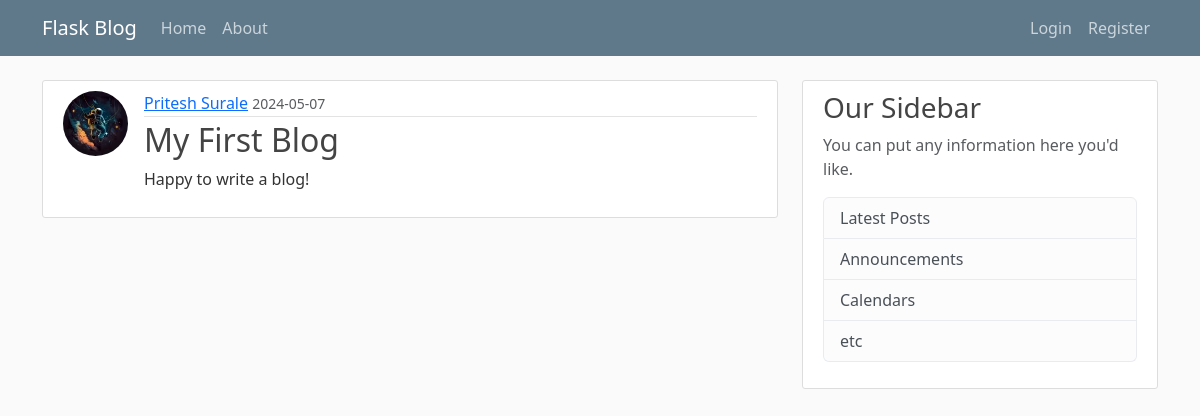
Page /post/3 on the earlier database version.
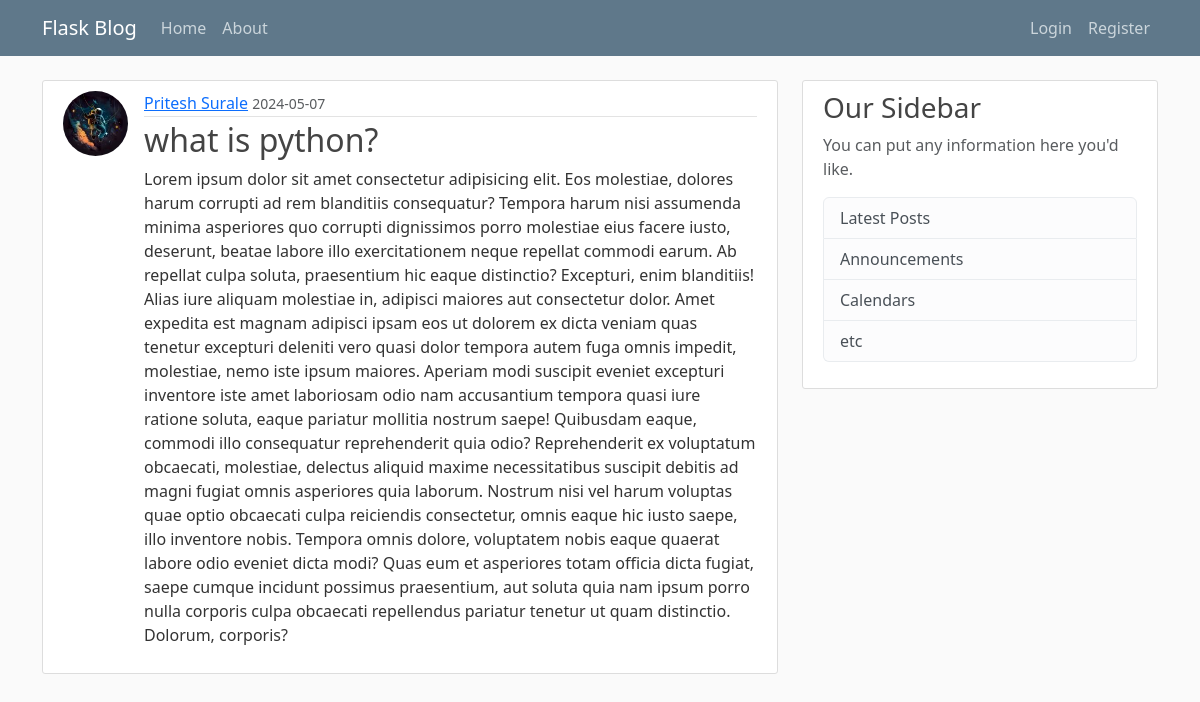
Same page on the later database version.
### flaskblog/models.py (models this page shows, shortened)
class User(db.Model, UserMixin):
  id= db.Column(db.Integer, primary_key=True)
  username = db.Column(db.String(20), unique=True, nullable=False)
  email = db.Column(db.String(120), unique=True, nullable=False)
  image_file = db.Column(db.String(20), nullable=False, default='default.jpg')
  password = db.Column(db.String(60), nullable=False)
  posts = db.relationship('Post', backref='author', lazy=True)

class Post(db.Model):
  id= db.Column(db.Integer, primary_key=True)
  title = db.Column(db.String(100), unique=True, nullable=False)
  date_posted = db.Column(db.DateTime, nullable=False, default=datetime.now)
  content = db.Column(db.Text, nullable=False)
  user_id = db.Column(db.Integer, db.ForeignKey('user.id'), nullable=False)

### flaskblog/routes.py (the view)
@app.route('/post/<int:post_id>')
def post(post_id):
  post = Post.query.get_or_404(post_id)
  return render_template('post.html',title=post.content, post=post)

### flaskblog/templates/post.html (shortened to what this page needs)
{% extends "layout.html" %}
{% block content %}
<article class="media content-section d-flex">
    <div>
        <img src="{{ url_for('static', filename='profile_pics/' + post.author.image_file) }}" alt=""
            class="rounded-circle article-img">
    </div>
    <div class="media-body w-100">
        <div class="article-metadata">
            <a class="mr-2" href="{{url_for('user_posts',username=post.author.username)}}">{{ post.author.username }}</a>
            <small class="text-muted">{{ post.date_posted.strftime('%Y-%m-%d') }}</small>
        </div>
        <h2 class="article-title">{{ post.title }}</a></h2>
        <p class="article-content">{{ post.content }}</p>
    </div>
</article>
{% endblock content %}

### flaskblog/templates/layout.html (shortened to what this page needs)
<!DOCTYPE html>
<html lang="en">
<head>
    <link href="https://cdn.jsdelivr.net/npm/bootstrap@5.3.3/dist/css/bootstrap.min.css" rel="stylesheet"
>
    <link rel="stylesheet" type="text/css" href="{{ url_for('static',filename='main.css') }}">
</head>
<body>
    <header class="site-header">
        <nav class="navbar navbar-expand-md navbar-dark bg-steel fixed-top">
          <div class="container">
            <div>
                <a class="navbar-brand mr-4" href="/">Flask Blog</a>
            </div>
            <div class="collapse navbar-collapse" id="navbarToggle">
              <div class="navbar-nav mr-auto">
                <a class="nav-item nav-link" href="{{ url_for('home') }}">Home</a>
                <a class="nav-item nav-link" href="{{ url_for('about') }}">About</a>
              </div>
              <div class="navbar-nav">
                {% if current_user.is_authenticated %}
                <a class="nav-item nav-link" href="{{ url_for('new_post') }}">New post</a>
                  <a class="nav-item nav-link" href="{{ url_for('account') }}">Account</a>
                  <a class="nav-item nav-link" href="{{ url_for('logout') }}">Logout</a>
                  {% else %}
                  <a class="nav-item nav-link" href="{{ url_for('login') }}">Login</a>
                  <a class="nav-item nav-link" href="{{ url_for('register') }}">Register</a>
                {% endif %}
              </div>
              </div>
            </div>
        </nav>
    </header>
    <main role="main" class="container">
        <div class="row">
            <div class="col-md-8">
                {% block content %}{% endblock %}
            </div>
            <div class="col-md-4">
                <div class="content-section">
                    <h3>Our Sidebar</h3>
                    <p class='text-muted'>You can put any information here you'd like.
                    <ul class="list-group">
                        <li class="list-group-item list-group-item-light">Latest Posts</li>
                        <li class="list-group-item list-group-item-light">Announcements</li>
                        <li class="list-group-item list-group-item-light">Calendars</li>
                        <li class="list-group-item list-group-item-light">etc</li>
                    </ul>
                    </p>
                </div>
            </div>
        </div>
    </main>
</body>
</html>

### flaskblog/static/main.css (style rules this page uses)
body { background: #fafafa; color: #333333; margin-top: 5rem; }
h1, h2, h3, h4, h5, h6 { color: #444444; }
.bg-steel { background-color: #5f788a; }
.site-header .navbar-nav .nav-link { color: #cbd5db; }
.content-section { background: #ffffff; padding: 10px 20px; border: 1px solid #dddddd; border-radius: 3px; margin-bottom: 20px; }
.article-title { color: #444444; }
.article-content { white-space: pre-line; }
.article-img { height: 65px; width: 65px; margin-right: 16px; }
.article-metadata { padding-bottom: 1px; margin-bottom: 4px; border-bottom: 1px solid #e3e3e3 }

Differences in the rows shown:
changed Post: title "My First Blog" → "what is python?"; content "Happy to write a blog!" → "Lorem ipsum dolor sit amet consectetur adipisicing elit. Eos molestiae, dolores harum corrupti ad rem blanditiis consequatur? Tempora harum nisi assumenda minima asperiores quo corrupti dignissimos porro molestiae eius facere iusto, deserunt, beatae labore illo exercitationem neque repellat commodi earum. Ab repellat culpa soluta, praesentium hic eaque distinctio? Excepturi, enim blanditiis! Alias iure aliquam molestiae in, adipisci maiores aut consectetur dolor. Amet expedita est magnam adipisci ipsam eos ut dolorem ex dicta veniam quas tenetur excepturi deleniti vero quasi dolor tempora autem fuga omnis impedit, molestiae, nemo iste ipsum maiores. Aperiam modi suscipit eveniet excepturi…"
